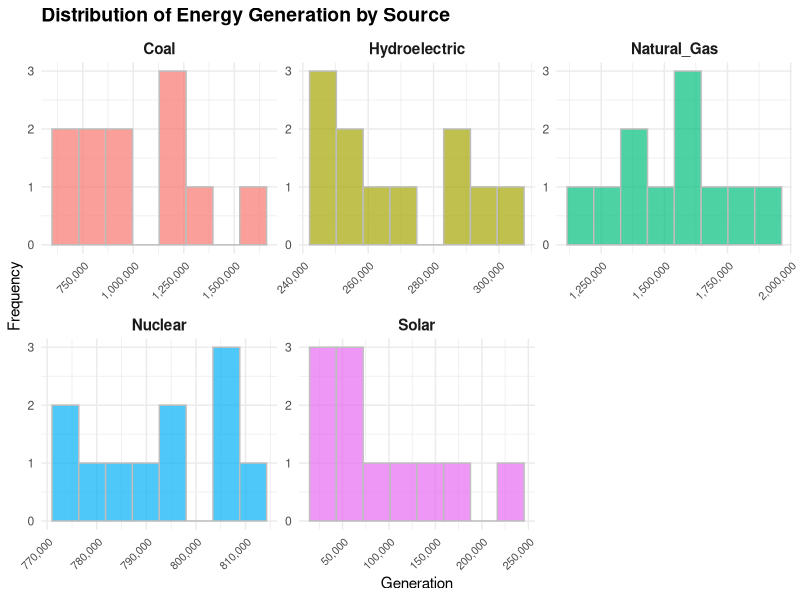
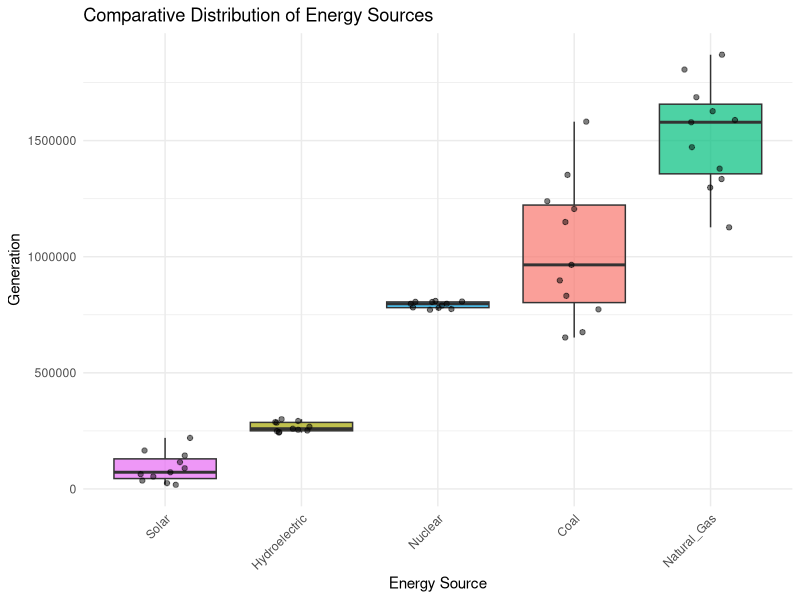
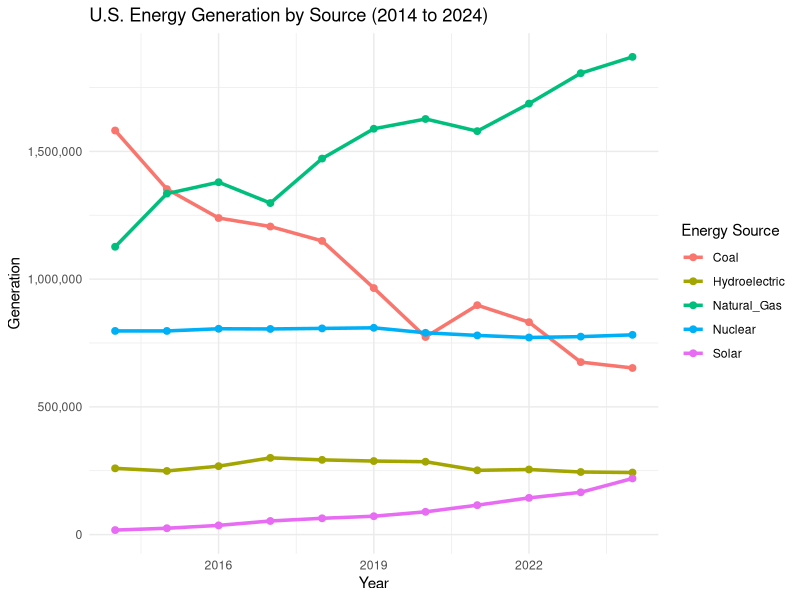
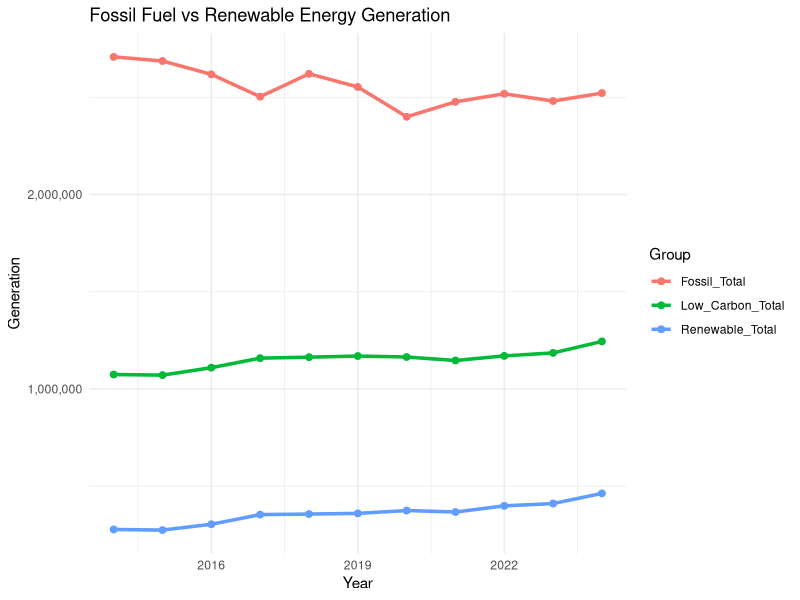
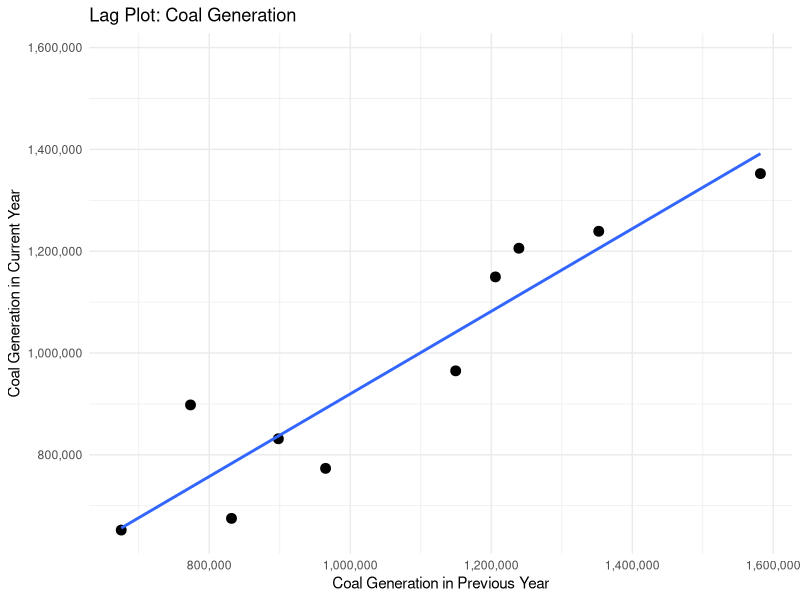
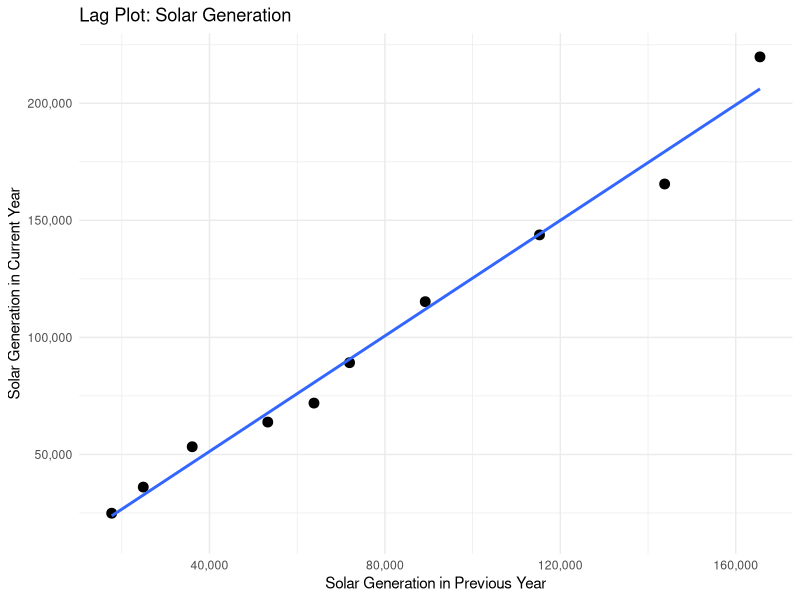
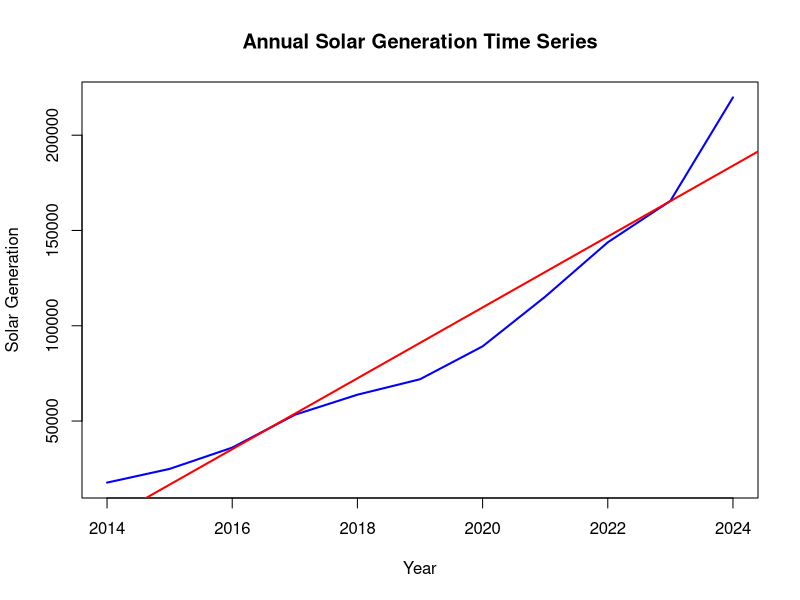
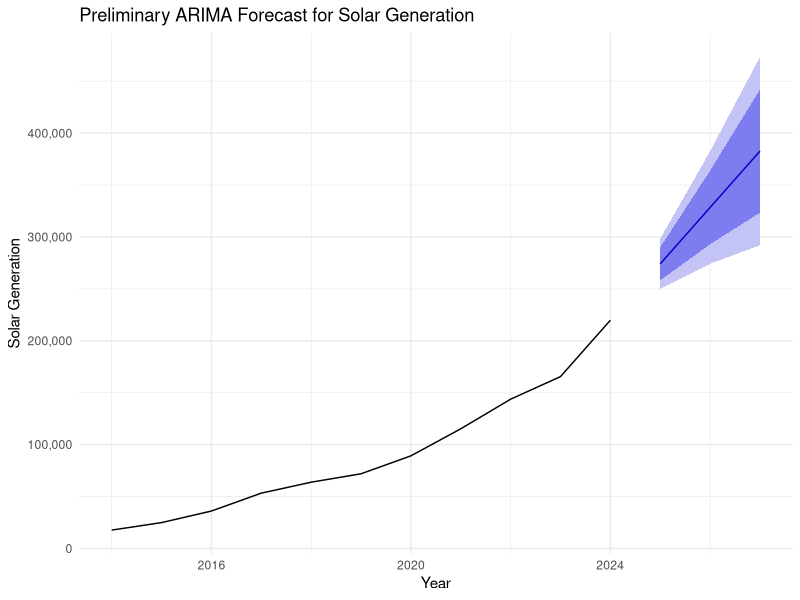

Recreate these plots in R, in order.
## ---- chunk 1
knitr::opts_chunk$set(echo = TRUE, message = FALSE, warning = FALSE)
## ---- chunk 2
library(readr)
library(dplyr)
library(tidyr)
library(ggplot2)
library(broom)
library(scales)
library(readxl)
library(knitr)
library(kableExtra)
library(knitr)
library(tibble)
library(forecast)
## ---- chunk 3
data <- read_excel("epa_03_01_a_cleaned.xlsx")
## ---- chunk 4
#data dimensions
data.frame(
  Metric = c("Rows", "Columns"),
  Value = c(nrow(data), ncol(data))
) %>%
kable(caption = "Dataset Dimensions") %>%
kable_styling(
  full_width = FALSE,
  bootstrap_options = c("striped", "hover", "condensed"),
  position = "center"
) %>%
  row_spec(0, bold = TRUE)
## ---- chunk 5
#column names
data.frame(
  Columns = colnames(data)) %>%
  kable(caption = "Column Names", align = "c") %>%
  kable_styling(
    full_width = FALSE,
    bootstrap_options = c("striped", "hover", "condensed"),
    position = "center"
) %>%
  row_spec(0, bold = TRUE)
## ---- chunk 6
#preview data
data %>%
  head() %>%
  kable(caption = "Preview of Dataset (First 6 Rows)") %>%
  kable_styling(
    full_width = FALSE,
    bootstrap_options = c("striped", "hover", "condensed"),
  position = "center"
) %>%
  row_spec(0, bold = TRUE)
## ---- chunk 7
missing_values <- data.frame(
  Variable = colnames(data),
  Missing_Count = colSums(is.na(data)),
  Missing_Percent = round(colMeans(is.na(data)) * 100, 2)
)

missing_values %>%
  kable(caption = "Missing Values Analysis") %>%
  kable_styling(
    full_width = FALSE,
    bootstrap_options = c("striped", "hover", "condensed"),
    position = "center"
  ) %>%
  row_spec(0, bold = TRUE)
## ---- chunk 8
#summary statistics (numeric cleansiness)
summary_table <- data %>%
  select(where(is.numeric)) %>%
  summarise(
    across(
      everything(),
      list(
        Min = ~min(.x, na.rm = TRUE),
        Q1 = ~quantile(.x, 0.25, na.rm = TRUE),
        Median = ~median(.x, na.rm = TRUE),
        Mean = ~mean(.x, na.rm = TRUE),
        Q3 = ~quantile(.x, 0.75, na.rm = TRUE),
        Max = ~max(.x, na.rm = TRUE),
        SD = ~sd(.x, na.rm = TRUE)
      )
    )
  ) %>%
  pivot_longer(
    cols = everything(),
    names_to = c("Variable", ".value"),
    names_pattern = "^(.*)_(Min|Q1|Median|Mean|Q3|Max|SD)$"
  )
## ---- chunk 9

summary_table %>%
  mutate(
    across(where(is.numeric), ~round(.x, 2)),
      
    #apply comma formatting only to non-Year rows
    across(
      where(is.numeric),
      ~ifelse(
        Variable == "Year",
        as.character(round(.x, 0)),
        scales::comma(.x)
    )
  )
) %>%
  kable(
    caption = "Summary Statistics (Numeric Variables)", 
    align = "c"
    ) %>%
  kable_styling(
    full_width = FALSE,
    bootstrap_options = c("striped", "hover", "condensed"),
  position = "center"
) %>%
  row_spec(0, bold = TRUE) %>%
  column_spec(1, bold = TRUE)

## ---- chunk 10
energy_long <- data %>%
  select(Coal, Natural_Gas, Nuclear, Hydroelectric, Solar) %>%
  pivot_longer(
    cols = everything(),
    names_to = "Energy_Source",
    values_to = "Generation"
  )

ggplot(energy_long, aes(x = Generation, fill = Energy_Source)) +
  geom_histogram(bins = 8, color = "gray", alpha = 0.7) +
  facet_wrap(~Energy_Source, scales = "free") +
  labs(
    title = "Distribution of Energy Generation by Source",
    x = "Generation",
    y = "Frequency"
  ) +
  scale_x_continuous(labels = scales::comma) +
  theme_minimal() +
  theme(
    legend.position = "none",
    axis.text.x = element_text(size = 8, angle = 45, hjust = 1),
    strip.text = element_text(face = "bold", size = 11),
    plot.title = element_text(face = "bold", size = 14)
    )
## ---- chunk 11
ggplot(energy_long, aes(
  x = reorder(Energy_Source, Generation, FUN = median),
  y = Generation,
  fill = Energy_Source
)) +
  geom_boxplot(alpha = 0.7) +
  geom_jitter(width = 0.2, alpha = 0.5) +
  labs(
    title = "Comparative Distribution of Energy Sources",
    x = "Energy Source",
    y = "Generation"
  ) +
  theme_minimal() +
  theme(
    legend.position = "none",
    axis.text.x = element_text(angle = 45, hjust = 1)
  )
## ---- chunk 12
data <- data %>%
  mutate(
    Fossil_Total = Coal + Natural_Gas,
    Renewable_Total = Hydroelectric + Solar,
    Low_Carbon_Total = Nuclear + Hydroelectric + Solar
  )

#show in clean table
data %>%
  select(Year, Fossil_Total, Renewable_Total, Low_Carbon_Total) %>%
  head() %>%
  mutate(across(-Year, scales::comma)) %>%
  kable(
    caption = "Preview of Fossil Fuel and Renewable Energy Totals",
    align = "c"
  ) %>%
  kable_styling(
    full_width = FALSE,
    bootstrap_options = c("striped", "hover", "condensed"),
    position = "center"
  ) %>%
  row_spec(0, bold = TRUE, font_size = 14) %>%
  column_spec(1, bold = TRUE)
## ---- chunk 13
desc_stats <- data %>%
  summarise(
    Coal_Mean = mean(Coal, na.rm = TRUE),
    Natural_Gas_Mean = mean(Natural_Gas, na.rm = TRUE),
    Nuclear_Mean = mean(Nuclear, na.rm = TRUE),
    Hydroelectric_Mean = mean(Hydroelectric, na.rm = TRUE),
    Solar_Mean = mean(Solar, na.rm = TRUE),
    Fossil_Mean = mean(Fossil_Total, na.rm = TRUE),
    Renewable_Mean = mean(Renewable_Total, na.rm = TRUE),
    Low_Carbon_Mean = mean(Low_Carbon_Total, na.rm = TRUE),
    
    Coal_SD = sd(Coal, na.rm = TRUE),
    Natural_Gas_SD = sd(Natural_Gas, na.rm = TRUE),
    Nuclear_SD = sd(Nuclear, na.rm = TRUE),
    Hydroelectric_SD = sd(Hydroelectric, na.rm = TRUE),
    Solar_SD = sd(Solar, na.rm = TRUE),
    Fossil_SD = sd(Fossil_Total, na.rm = TRUE),
    Renewable_SD = sd(Renewable_Total, na.rm = TRUE),
    Low_Carbon_SD = sd(Low_Carbon_Total, na.rm = TRUE)
  ) %>%
  pivot_longer(cols = everything()) %>%
  separate(name, into = c("Energy_Source", "Statistic"), sep = "_(?=[^_]+$)") %>%
  pivot_wider(names_from = Statistic, values_from = value) %>%
  mutate(across(c(Mean, SD), round, 2))
## ---- chunk 14
desc_stats %>%
  filter(Energy_Source %in% c(
    "Coal", "Natural_Gas", "Nuclear", "Hydroelectric", "Solar"
  )) %>%
  arrange(desc(Mean)) %>%
  kable(caption = "Descriptive Statistics: Energy Source") %>%
  kable_styling(full_width = FALSE, position = "center")
## ---- chunk 15
desc_stats %>%
  filter(Energy_Source %in% c(
    "Fossil", "Renewable", "Low_Carbon"
  )) %>%
  arrange(desc(Mean)) %>%
  kable(caption = "Descriptive Statistics: Aggregated Energy Totals") %>%
  kable_styling(full_width = FALSE, position = "center")
## ---- chunk 16
long_data <- data %>%
  pivot_longer(
    cols = c(Coal, Natural_Gas, Nuclear, Hydroelectric, Solar),
    names_to = "Energy_Source",
    values_to = "Generation"
  )
## ---- chunk 17
ggplot(long_data, aes(x = Year, y = Generation, color = Energy_Source)) +
  geom_line(linewidth = 1.2) +
  geom_point(size = 2) +
  labs(
    title = "U.S. Energy Generation by Source (2014 to 2024)",
    x = "Year",
    y = "Generation",
    color = "Energy Source"
  ) +
  scale_y_continuous(labels = comma) +
  theme_minimal()
## ---- chunk 18
totals_long <- data %>%
  select(Year, Fossil_Total, Renewable_Total, Low_Carbon_Total) %>%
  pivot_longer(
    cols = c(Fossil_Total, Renewable_Total, Low_Carbon_Total),
    names_to = "Group",
    values_to = "Generation"
  )

ggplot(totals_long, aes(x = Year, y = Generation, color = Group)) +
  geom_line(linewidth = 1.2) +
  geom_point(size = 2) +
  labs(
    title = "Fossil Fuel vs Renewable Energy Generation",
    x = "Year",
    y = "Generation",
    color = "Group"
  ) +
  scale_y_continuous(labels = comma) +
  theme_minimal()
## ---- chunk 19
#lag plots for selected energy sources

lag_data <- data %>%
  arrange(Year) %>%
  mutate(
    Coal_Lag1 = lag(Coal),
    Natural_Gas_Lag1 = lag(Natural_Gas),
    Solar_Lag1 = lag(Solar),
    Renewable_Total_Lag1 = lag(Renewable_Total)
  )
## ---- chunk 20
#Create lag plot for coal generation
ggplot(lag_data, aes(x = Coal_Lag1, y = Coal)) +
  geom_point(size = 3) +
  geom_smooth(method = "lm", se = FALSE) +
  labs(
    title = "Lag Plot: Coal Generation",
    x = "Coal Generation in Previous Year",
    y = "Coal Generation in Current Year"
  ) +
  scale_x_continuous(labels = comma) +
  scale_y_continuous(labels = comma) +
  theme_minimal()
## ---- chunk 21
#Create lag plot for solar generation
ggplot(lag_data, aes(x = Solar_Lag1, y = Solar)) +
  geom_point(size = 3) +
  geom_smooth(method = "lm", se = FALSE) +
  labs(
    title = "Lag Plot: Solar Generation",
    x = "Solar Generation in Previous Year",
    y = "Solar Generation in Current Year"
  ) +
  scale_x_continuous(labels = comma) +
  scale_y_continuous(labels = comma) +
  theme_minimal()
## ---- chunk 22
#Create annual time series object for solar generation
solar_ts <- ts(data$Solar, start = min(data$Year), frequency = 1)

#Plot annual solar generation trend instead of seasonal decomposition
plot(
  solar_ts,
  main = "Annual Solar Generation Time Series",
  xlab = "Year",
  ylab = "Solar Generation",
  col = "blue",
  lwd = 2
)

#Add a trend line
abline(
  lm(as.numeric(solar_ts) ~ time(solar_ts)),
  col = "red",
  lwd = 2
)
## ---- chunk 23
#Fit preliminary ARIMA model for solar generation
#Fit preliminary ARIMA model for solar generation
solar_arima <- forecast::auto.arima(solar_ts)

#Create ARIMA model summary table
arima_summary_table <- data.frame(
  Metric = c(
    "Selected ARIMA Model",
    "AIC",
    "AICc",
    "BIC",
    "Log Likelihood",
    "Sigma Squared"
  ),
  Value = c(
    as.character(solar_arima),
    round(solar_arima$aic, 2),
    round(solar_arima$aicc, 2),
    round(solar_arima$bic, 2),
    round(solar_arima$loglik, 2),
    round(solar_arima$sigma2, 2)
  )
)

#Display ARIMA model summary table
arima_summary_table %>%
  kable(
    caption = "Preliminary ARIMA Model Summary for Solar Generation",
    align = "c"
  ) %>%
  kable_styling(
    full_width = FALSE,
    bootstrap_options = c("striped", "hover", "condensed"),
    position = "center"
  ) %>%
  row_spec(0, bold = TRUE) %>%
  column_spec(1, bold = TRUE)

#Forecast solar generation for the next three years
solar_forecast <- forecast::forecast(solar_arima, h = 3)

autoplot(solar_forecast) +
  labs(
    title = "Preliminary ARIMA Forecast for Solar Generation",
    x = "Year",
    y = "Solar Generation"
  ) +
  scale_y_continuous(labels = comma) +
  theme_minimal()
## ---- chunk 24
model_coal <- lm(Coal ~ Year, data = data)
model_gas <- lm(Natural_Gas ~ Year, data = data)
model_nuclear <- lm(Nuclear ~ Year, data = data)
model_hydro <- lm(Hydroelectric ~ Year, data = data)
model_solar <- lm(Solar ~ Year, data = data)
model_fossil <- lm(Fossil_Total ~ Year, data = data)
model_renewable <- lm(Renewable_Total ~ Year, data = data)
model_low_carbon <-lm(Low_Carbon_Total ~ Year, data = data)
## ---- chunk 25
results_table <- bind_rows(
  tidy(model_coal) %>% mutate(Model = "Coal"),
  tidy(model_gas) %>% mutate(Model = "Natural Gas"),
  tidy(model_nuclear) %>% mutate(Model = "Nuclear"),
  tidy(model_hydro) %>% mutate(Model = "Hydroelectric"),
  tidy(model_solar) %>% mutate(Model = "Solar"),
  tidy(model_fossil) %>% mutate(Model = "Fossil Total"),
  tidy(model_renewable) %>% mutate(Model = "Renewable Total"),
  tidy(model_low_carbon) %>% mutate(Model = "Low Carbon Total")
) %>%
  filter(term == "Year") %>%
  select(Model, estimate, std.error, statistic, p.value) %>%
  rename(
    Slope = estimate,
    `Std. Error` = std.error,
    `t-value` = statistic,
    `p-value` = p.value
  ) %>%
  mutate(
    Slope = round(Slope, 2),
    `Std. Error` = round(`Std. Error`, 2),
    `t-value` = round(`t-value`, 2),
    `p-value` = ifelse(
      `p-value` < 0.001,
      "< 0.001", 
      sprintf("%.3f", `p-value`)
    )
  )
    
  results_table %>%
    kable(
      caption = "Linear Regression Results for Energy Regression by Year",
      align = "c"
    ) %>%
    kable_styling(
      full_width = FALSE,
      bootstrap_options = c("striped","hover","condensed"),
      position = "center"
    ) %>%
    row_spec(0, bold = TRUE, font_size = 14) %>%
    row_spec(1:nrow(results_table), font_size = 14) %>%
    column_spec(1, bold = TRUE) %>%
    column_spec(2, color = "darkblue") %>%
    column_spec(5, bold = TRUE, color = "darkred")
## ---- chunk 26
r2_table <- bind_rows(
  glance(model_coal) %>% mutate(Model = "Coal"),
  glance(model_gas) %>% mutate(Model = "Natural Gas"),
  glance(model_nuclear) %>% mutate(Model = "Nuclear"),
  glance(model_hydro) %>% mutate(Model = "Hydroelectric"),
  glance(model_solar) %>% mutate(Model = "Solar"),
  glance(model_fossil) %>% mutate(Model = "Fossil Totals"),
  glance(model_renewable) %>% mutate(Model = "Renewable Total"),
  glance(model_low_carbon) %>% mutate(Model = "Low Carbon Total")
) %>%
  select(Model, r.squared, adj.r.squared) %>%
  mutate(
    r.squared = round(r.squared, 3),
    adj.r.squared = round(adj.r.squared, 3)
    )
    
  r2_table %>%
    kable(
      caption = "Model Fit Statistics (R² and Adjusted R²)",
      align = "c"
    ) %>%
    kable_styling(full_width = FALSE, position = "center")
## ---- chunk 27
par(mfrow = c(2,2))
plot(model_coal)
## ---- chunk 28
par(mfrow = c(2,2))
plot(model_solar)
## ---- chunk 29
ggplot(data, aes(x = Year, y = Coal)) +
  geom_point(size = 3) +
  geom_smooth(method = "lm", se = TRUE) +
  labs(
    title = "Linear Trend in Coal Generation",
    x = "Year",
    y = "Coal Generation"
  ) +
  scale_y_continuous(labels = comma) +
  theme_minimal()
## ---- chunk 30
ggplot(data, aes(x = Year, y = Natural_Gas)) +
  geom_point(size = 3) +
  geom_smooth(method = "lm", se = TRUE) +
  labs(
    title = "Linear Trend in Natural Gas Generation",
    x = "Year",
    y = "Natural Gas Generation"
  ) +
  scale_y_continuous(labels = comma) +
  theme_minimal()
## ---- chunk 31
ggplot(data, aes(x = Year, y = Solar)) +
  geom_point(size = 3) +
  geom_smooth(method = "lm", se = TRUE) +
  labs(
    title = "Linear Trend in Solar Generation",
    x = "Year",
    y = "Solar Generation"
  ) +
  scale_y_continuous(labels = comma) +
  theme_minimal()
## ---- chunk 32
ggplot(data, aes(x = Year, y = Renewable_Total)) +
  geom_point(size = 3) +
  geom_smooth(method = "lm", se = TRUE) +
  labs(
    title = "Linear Trend in Renewable Energy Generation",
    x = "Year",
    y = "Renewable Energy Generation"
  ) +
  scale_y_continuous(labels = comma) +
  theme_minimal()
## ---- chunk 33
cor_matrix <- data %>%
  select(Coal, Natural_Gas, Nuclear, Hydroelectric, Solar) %>%
  cor(use = "complete.obs")

  cor_matrix %>%
  round(2) %>%
  as.data.frame() %>%
  tibble::rownames_to_column("Variable") %>%
  kable(
    caption = "Correlation Matrix of Energy Sources",
    align = "c"
  ) %>%
  kable_styling(
    full_width = FALSE,
    bootstrap_options = c("striped", "hover", "condensed"),
    position = "center"
  ) %>%
  row_spec(0, bold = TRUE, font_size = 14) %>%
  column_spec(1, bold = TRUE, width = "2.5in")
## ---- chunk 34
agg_cor_matrix <- data %>%
  select(Fossil_Total, Renewable_Total) %>%
  cor(use = "complete.obs")

  agg_cor_matrix %>%
  round(2) %>%
  as.data.frame() %>%
  tibble::rownames_to_column("Variable") %>%
  kable(
    caption = "Correlation Matrix of Aggregated Energy Totals",
    align = "c"
  ) %>%
  kable_styling(
    full_width = FALSE,
    bootstrap_options = c("striped", "hover", "condensed"),
    position = "center"
  ) %>%
  row_spec(0, bold = TRUE, font_size = 14) %>%
  column_spec(1, bold = TRUE, width = "2.5in")
## ---- chunk 35
cor_matrix <- data %>%
  select(Coal, Natural_Gas, Nuclear, Hydroelectric, Solar, Fossil_Total, Renewable_Total) %>%
  cor(use = "complete.obs")

cor_df <- as.data.frame(as.table(cor_matrix))

ggplot(cor_df, aes(x = Var1, y = Var2, fill = Freq)) +
  geom_tile(color = "white") +
  geom_text(aes(label = round(Freq, 2)), size = 4) +
  scale_fill_gradient2(
    low = "darkred",
    mid = "white",
    high = "darkblue",
    midpoint = 0,
    limits = c(-1, 1)
  ) +
  labs(
    title = "Correlation Heat Map of U.S. Energy Sources (2014-2024)",
    x = NULL,
    y = NULL,
    fill = "Correlation"
  ) +
  theme_minimal() +
  theme(
    axis.text.x = element_text(angle = 45, hjust = 1),
    panel.grid = element_blank()
  )
